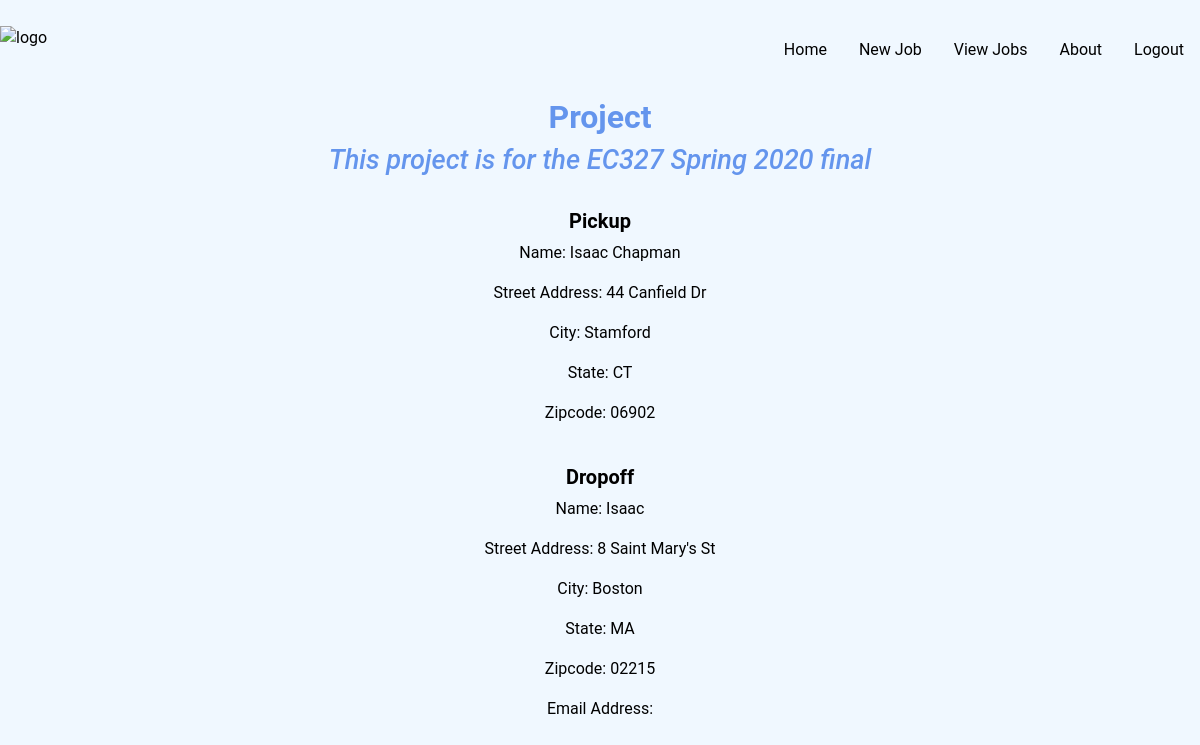
/1/, run on the app's committed database.
### DeliverApp/models.py (models this page shows)
class DeliveryRequest(models.Model):
    pickupName = models.CharField(max_length=30)
    pickupStreetAddress = models.CharField(max_length=100)
    pickupCity = models.CharField(max_length=20)
    pickupState = models.CharField(max_length=2)
    pickupZipcode = models.CharField(max_length=5)
    dropoffName = models.CharField(max_length=30)
    dropoffStreetAddress = models.CharField(max_length=100)
    dropoffCity = models.CharField(max_length=20)
    dropoffState = models.CharField(max_length=2)
    dropoffZipcode = models.CharField(max_length=5)
    emailaddress= models.CharField(max_length=50, default= "")
    item = models.CharField(max_length=30)
    description = models.TextField()
    dateCreated = models.DateTimeField(default=timezone.now)
    lastModified = models.DateTimeField(auto_now=True)

### DeliverApp/views.py (the view)
# urls.py: path('<int:pk>/', views.requestDetail, name='requestDetail'),
def requestDetail(request, pk):
    post = get_object_or_404(DeliveryRequest, pk=pk)
    return render(request, 'requestDetails.html', {'post': post})

### templates/requestDetails.html (shortened to what this page needs)
<!DOCTYPE html>
<html lang="en">
{% extends 'base.html' %}
{% block page_content %}
<head>
    <br>
    <div class="nav-bar">
    <a href="/"><img src="https://raw.githubusercontent.com/taylorschissel/DeliverMeProj/working_forms/templates/delivermelogo.png" alt="logo" width = 200 height = 60></a><a target='_blank' href='http://127.0.0.1:8000/'></a>
        <ul>
         <li><a href="{% url 'logout' %}">Logout</a></li>
         <li><a href="/about/">About</a></li>
         <li><a href="/list/">View Jobs</a></li>
        <li><a href="{% url 'newRequest' %}" class="top-menu">New Job</a></li>
         <li><a href="/">Home</a></li>
    </ul>
        </div>
    <br>
    <br>
</head>
<body>
<div class="post">
    <h1 class="center">{{ post.item }}</h1>
    <h2 class="center">{{ post.description }}</h2><br>
    <h3 class="center">Pickup</h3>
    <p class="center">Name: {{ post.pickupName }}</p>
    <p class="center">Street Address: {{ post.pickupStreetAddress }}</p>
    <p class="center">City: {{ post.pickupCity }}</p>
    <p class="center">State: {{ post.pickupState }}</p>
    <p class="center">Zipcode: {{ post.pickupZipcode }}</p><br>
    <h4 class="center">Dropoff</h4>
    <p class="center">Name: {{ post.dropoffName }}</p>
    <p class="center">Street Address: {{ post.dropoffStreetAddress }}</p>
    <p class="center">City: {{ post.dropoffCity }}</p>
    <p class="center">State: {{ post.dropoffState }}</p>
    <p class="center">Zipcode: {{ post.dropoffZipcode }}</p>
    <p class="center">Email Address: {{ post.emailaddress }}</p>
</div>
{% endblock %}

### templates/requestDetails.html (style rules this page uses)
.center { text-align: center; }
li { display: inline; }
h1 { color: cornflowerblue; font-family: "Roboto", "Lucida Grande", Verdana, Arial, sans-serif ; font-size: 200%; font-weight: bold; }
h2 { color: cornflowerblue; font-family: "Roboto", "Lucida Grande", Verdana, Arial, sans-serif; font-style: oblique; font-size: 170%; }
h3 { color: black; font-family: "Roboto", "Lucida Grande", Verdana, Arial, sans-serif; font-weight: bold; font-size: 125%; }
h4 { color: black; font-family: "Roboto", "Lucida Grande", Verdana, Arial, sans-serif; font-weight: bold; font-size: 125%; }
ul { list-style-type: none; margin: 0; padding: 0; overflow: hidden; display: inline; }
li { float: right; display: inline; }
li a { display: block; color: black; text-align: center; padding: 14px 16px; text-decoration: none; }
img { display: inline; }
p { color: black; font-family: "Roboto", "Lucida Grande", Verdana, Arial, sans-serif; font-size: 100%; }
body { background-color: aliceblue; }
a { color: black; font-family: "Roboto", "Lucida Grande", Verdana, Arial, sans-serif; font-size: 100%; }

### data on the page
DeliveryRequest: item "Project", description "This project is for the EC327 Spring 2020 final", pickupName "Isaac Chapman", pickupStreetAddress "44 Canfield Dr", pickupCity "Stamford", pickupState "CT", pickupZipcode "06902", dropoffName "Isaac", dropoffStreetAddress "8 Saint Mary's St", dropoffCity "Boston", dropoffState "MA", dropoffZipcode "02215"
